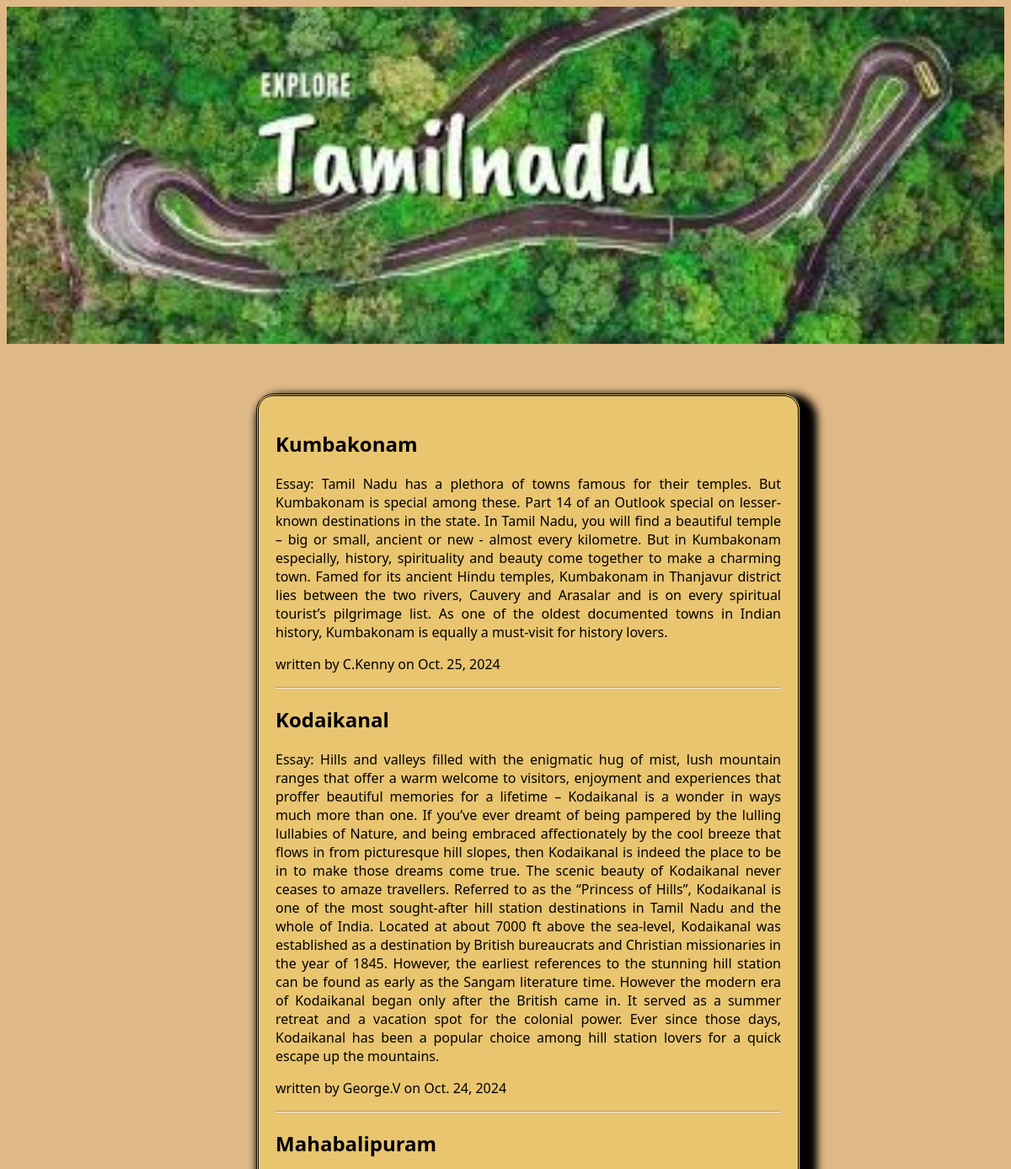
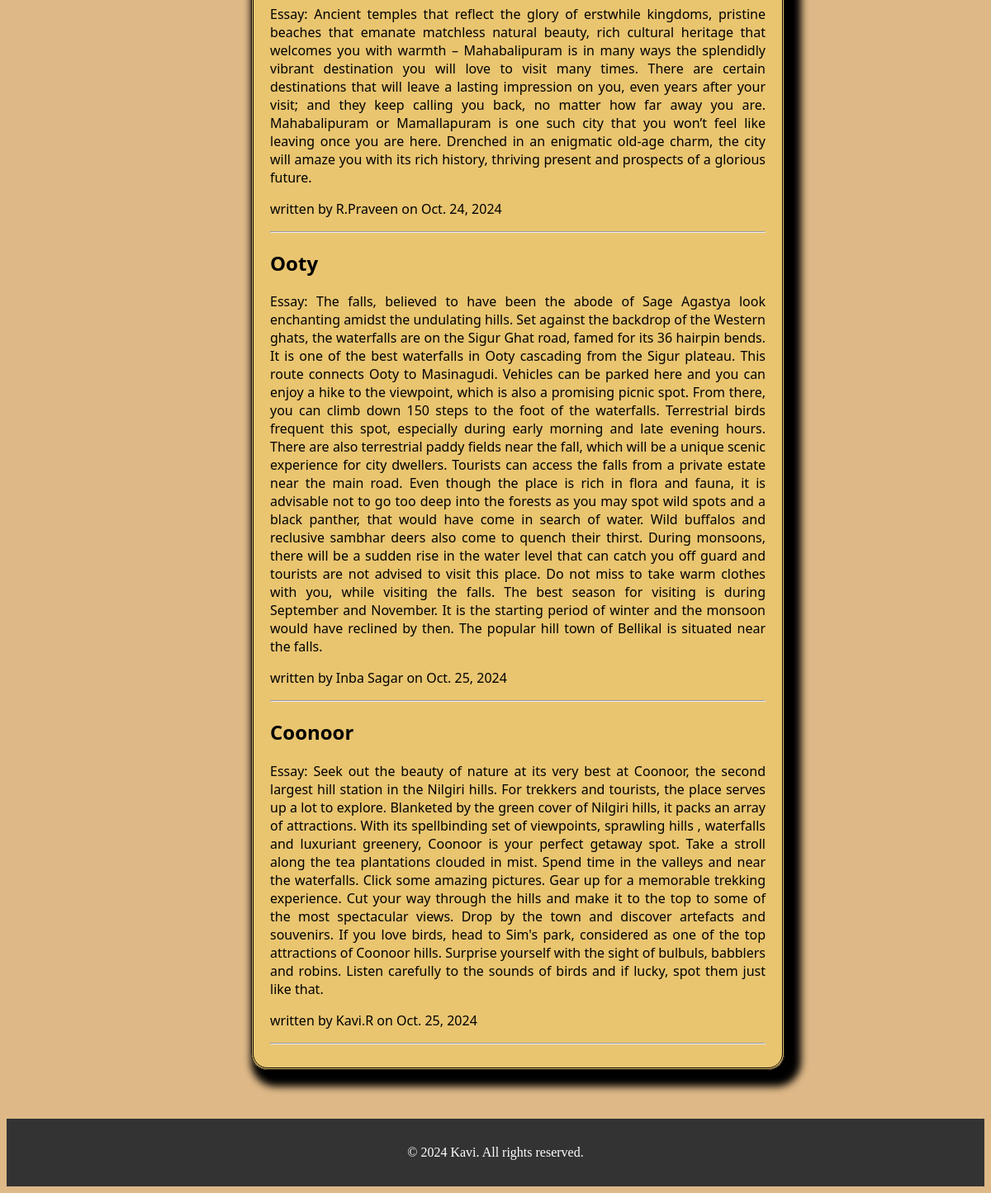
The app's page /blogs/ with its own data (2 pictures, top to bottom).
### my_blogs/models.py (models this page shows)
class Blog(models.Model):
    title= models.CharField(max_length=100)
    content = models.TextField()
    date = models.DateField()
    writer = models.CharField(max_length=15)

### my_blogs/views.py (the view)
# urls.py: path('blogs/',views.blog,name='blog'),
def blog(request):
    blogs = Blog.objects.all()
    return render(request,'my_blogs/index.html',{'blogs':blogs})

### my_blogs/templates/my_blogs/index.html (shortened to what this page needs)
<!DOCTYPE html>
<html lang="en">
<head>
    {%load static%}
    <link rel="stylesheet" type="text/css" href="{% static 'my_blogs/styles.css' %}">
</head>
<body>
    <header>
    </header>
    <div class="container">
        {%for i in blogs%}
        <div>
            <h2>{{ i.title}}</h2>
            <p>Essay: {{i.content}}</p>
            <p>written by {{i.writer}} on {{i.date}}</p>
            <hr>
        </div>
        {%endfor%}
    </div>
</body>
<footer>
    <p>&copy; 2024 Kavi. All rights reserved.</p>
</footer>
</html>

### my_blogs/static/my_blogs/styles.css (style rules this page uses)
.container { border-style:double; border-radius: 20px; max-width: 600px; padding: 20px; box-shadow: 10px 10px 10px 10px black; height: 30%; background-color: #fd45; text-align: justify; margin-left: 25%; margin-top: 5%; font-family:'Segoe UI', Tahoma, Geneva, Verdana, sans-serif; margin-bottom: 5%; }
header { background-image: url(bg_image.jpeg); background-repeat: no-repeat; background-size: cover; height: 400px; text-align: center; top:0; margin: 0; width:100% }
body { background-color:burlywood; }
footer { background-color: #333; color: #fff; padding: 1rem 0; text-align: center; }

### records on screen
Blog: title "Kumbakonam", content "Tamil Nadu has a plethora of towns famous for their temples. But Kumbakonam is special among these. Part 14 of an Outlook special on lesser-known destinations in the state. In Tamil Nadu, you will find a beautiful temple – big or small, ancient or new - almost every kilometre. But in Kumbakonam especially, history, spirituality and beauty come together to make a charming town. Famed for its ancient Hindu temples, Kumbakonam in Thanjavur district lies between the two rivers, Cauvery and Arasalar and is on every spiritual tourist’s pilgrimage list. As one of the oldest documented towns in Indian history, Kumbakonam is equally a must-visit for history lovers.", writer "C.Kenny", date "Oct. 25, 2024"
Blog: title "Kodaikanal", content "Hills and valleys filled with the enigmatic hug of mist, lush mountain ranges that offer a warm welcome to visitors, enjoyment and experiences that proffer beautiful memories for a lifetime – Kodaikanal is a wonder in ways much more than one. If you’ve ever dreamt of being pampered by the lulling lullabies of Nature, and being embraced affectionately by the cool breeze that flows in from picturesque hill slopes, then Kodaikanal is indeed the place to be in to make those dreams come true. The scenic beauty of Kodaikanal never ceases to amaze travellers. Referred to as the “Princess of Hills”, Kodaikanal is one of the most sought-after hill station destinations in Tamil Nadu and the whole of…", writer "George.V", date "Oct. 24, 2024"
Blog: title "Mahabalipuram", content "Ancient temples that reflect the glory of erstwhile kingdoms, pristine beaches that emanate matchless natural beauty, rich cultural heritage that welcomes you with warmth – Mahabalipuram is in many ways the splendidly vibrant destination you will love to visit many times. There are certain destinations that will leave a lasting impression on you, even years after your visit; and they keep calling you back, no matter how far away you are. Mahabalipuram or Mamallapuram is one such city that you won’t feel like leaving once you are here. Drenched in an enigmatic old-age charm, the city will amaze you with its rich history, thriving present and prospects of a glorious future.", writer "R.Praveen", date "Oct. 24, 2024"
Blog: title "Ooty", content "The falls, believed to have been the abode of Sage Agastya look enchanting amidst the undulating hills. Set against the backdrop of the Western ghats, the waterfalls are on the Sigur Ghat road, famed for its 36 hairpin bends. It is one of the best waterfalls in Ooty cascading from the Sigur plateau. This route connects Ooty to Masinagudi. Vehicles can be parked here and you can enjoy a hike to the viewpoint, which is also a promising picnic spot. From there, you can climb down 150 steps to the foot of the waterfalls. Terrestrial birds frequent this spot, especially during early morning and late evening hours. There are also terrestrial paddy fields near the fall, which will be a unique…", writer "Inba Sagar", date "Oct. 25, 2024"
Blog: title "Coonoor", content "Seek out the beauty of nature at its very best at Coonoor, the second largest hill station in the Nilgiri hills. For trekkers and tourists, the place serves up a lot to explore. Blanketed by the green cover of Nilgiri hills, it packs an array of attractions. With its spellbinding set of viewpoints, sprawling hills , waterfalls and luxuriant greenery, Coonoor is your perfect getaway spot. Take a stroll along the tea plantations clouded in mist. Spend time in the valleys and near the waterfalls. Click some amazing pictures. Gear up for a memorable trekking experience. Cut your way through the hills and make it to the top to some of the most spectacular views. Drop by the town and discover…", writer "Kavi.R", date "Oct. 25, 2024"
